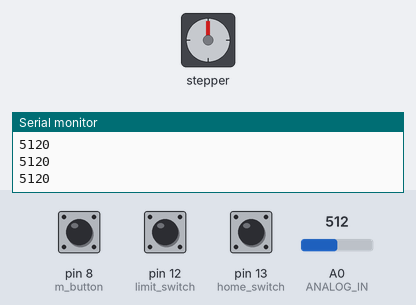
Recording of a sketch running on a simulated Arduino Uno, built with avr-gcc and run on an emulated ATmega328P. Parts: stepper motor, the last lines printed to the serial monitor. The test bench sets the inputs (shaded band); at power-on: pin 8 (m_button) HIGH, pin 13 (home_switch) HIGH, A0 (ANALOG_IN) = 512, pin 12 (limit_switch) HIGH. Stepper angles assume 200 steps per turn.

Above: at 0.8 s.
0.9 s: pin 8 (m_button) pulled LOW for 0.15 s
At 1.8 s:
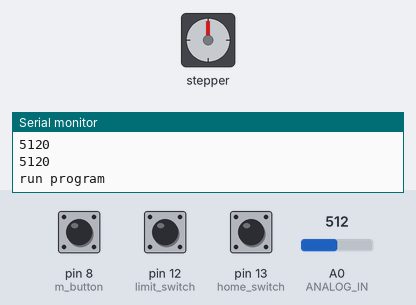
4.0 s: pin 13 (home_switch) pulled LOW for 0.15 s
5.6 s: pin 8 (m_button) pulled LOW for 1 s
At 6.7 s:
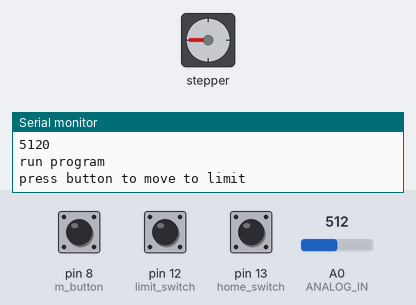
9.6 s: A0 (ANALOG_IN) set to 122
12.6 s: pin 12 (limit_switch) pulled LOW for 0.15 s
At 13.1 s:
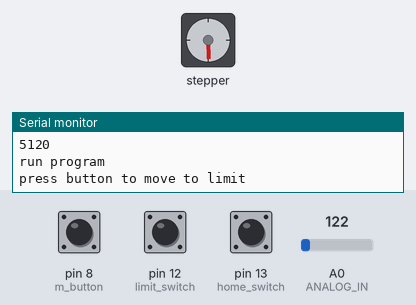
15.7 s: pin 13 (home_switch) pulled LOW for 1 s
Timing chart, 0 to 18.7 s (numbered marks = the images above; inputs shaded):
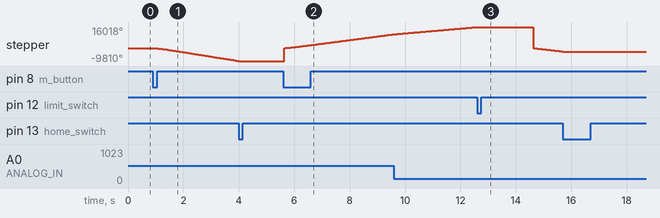

The sketch:

Stepper_control_X_Axis.ino.ino
```cpp
#include <AccelStepper.h> // Include the AccelStepper library:


#define dirPin 2 // Define stepper motor connections and motor interface type. Motor interface type must be set to 1 when using a driver:
#define stepPin 3
#define motorInterfaceType 1


#define home_switch 13    // Pin 13 connected to Home Switch (MicroSwitch)
long initial_homing = -1; // Used to Home Stepper at startup (number of steps per check of switch)

#define limit_switch 12 // Pin 13 connected to Home Switch (MicroSwitch)
long initial_limit = 1; // Used to find the limit switch(number of steps per check of switch)

#define ANALOG_IN A0 // This defines the analog input pin for reading the control voltage
int analog_in ;  // Tested with a 10k linear pot between 5v and GND

#define m_button 8    // Pin 8 connected to motor button (black button)

AccelStepper stepper = AccelStepper(motorInterfaceType, stepPin, dirPin);   // Create a new instance of the AccelStepper class:

void setup() {
  Serial.begin(9600); //opens serial port, sets data rate to 9600 bps

  pinMode(home_switch, INPUT_PULLUP);

  pinMode(limit_switch, INPUT_PULLUP);

  pinMode(m_button, INPUT_PULLUP);

  //stepper.setMaxSpeed(10000.0);      // Set Max Speed of Stepper
  stepper.setAcceleration(5000); // Set Acceleration of Stepper
  //stepper.setSpeed(50);


  while (digitalRead(m_button) == true) {  //check button press here and if it is pressed then run the program loop
    analog_in = analogRead(ANALOG_IN) * 10;
    Serial.println(analog_in);
  }
  Serial.println(F("run program"));
}

void loop() {

  //code you always run here; you can leave this section blank if you want the entire program to stop and start, or add code here if you want it to always run

analog_in = analogRead(ANALOG_IN) * 20;
  stepper.setMaxSpeed(analog_in);      // Set Speed of Stepper BASED OFF OF 10K POT INPUT

  //limit1 code****************************************************************************************************

  if (digitalRead(home_switch) == true) {//do not move if home limit switch is already activated
    while (digitalRead(home_switch)) {  // Make the Stepper move CCW(initial homing value) until the switch is activated

      stepper.moveTo(initial_homing);  // Set the position to move to
      initial_homing--;               // Decrease by 1 for next move if needed
      stepper.run();                 // Start moving the stepper
    }
  }
  stepper.setCurrentPosition(0);


  //limit1 code^^^^^^^^^^^^^^^^^^^^^^^^^^^^^^^^^^^^^^^^^^^^^^^^^^^^^^^^^^^^^^^^^^^^^^^^^^^^^^^^^^^^^^^^^^^^^^^^^^^^^^^^^

  Serial.println(F("press button to move to limit"));
  while (digitalRead(m_button) == true) {   //check button press here and if it is pressed then run the following lines

  }


  //code you only run after button was pressed************************************************************************
  //limit 2 code
  while (digitalRead(limit_switch)) {  // Make the Stepper move CW(initial limit value) until the switch is activated

    analog_in = analogRead(ANALOG_IN) * 10;
      stepper.setMaxSpeed(analog_in);      // Set Speed of Stepper BASED OFF OF 10K POT INPUT

    stepper.moveTo(initial_limit);     // Set the position to move to
    initial_limit++;                 // Decrease by 1 for next move if needed
    stepper.run();                   // Start moving the stepper
  }
  stepper.setCurrentPosition(0);
  delay(2000);
  //code you only run after button was pressed^^^^^^^^^^^^^^^^^^^^^^^^^^^^^^^^^^^^^^^^^^^^^^^^^^^^^^^^^^^^^^^^^^^^^^^^

}
```

Measured:
- after the input at 0.9 s, stepper: keeps turning counter-clockwise at about 3178°/s, starting at once
- after the input at 5.6 s, stepper: keeps turning clockwise at about 5151°/s, starting at once
